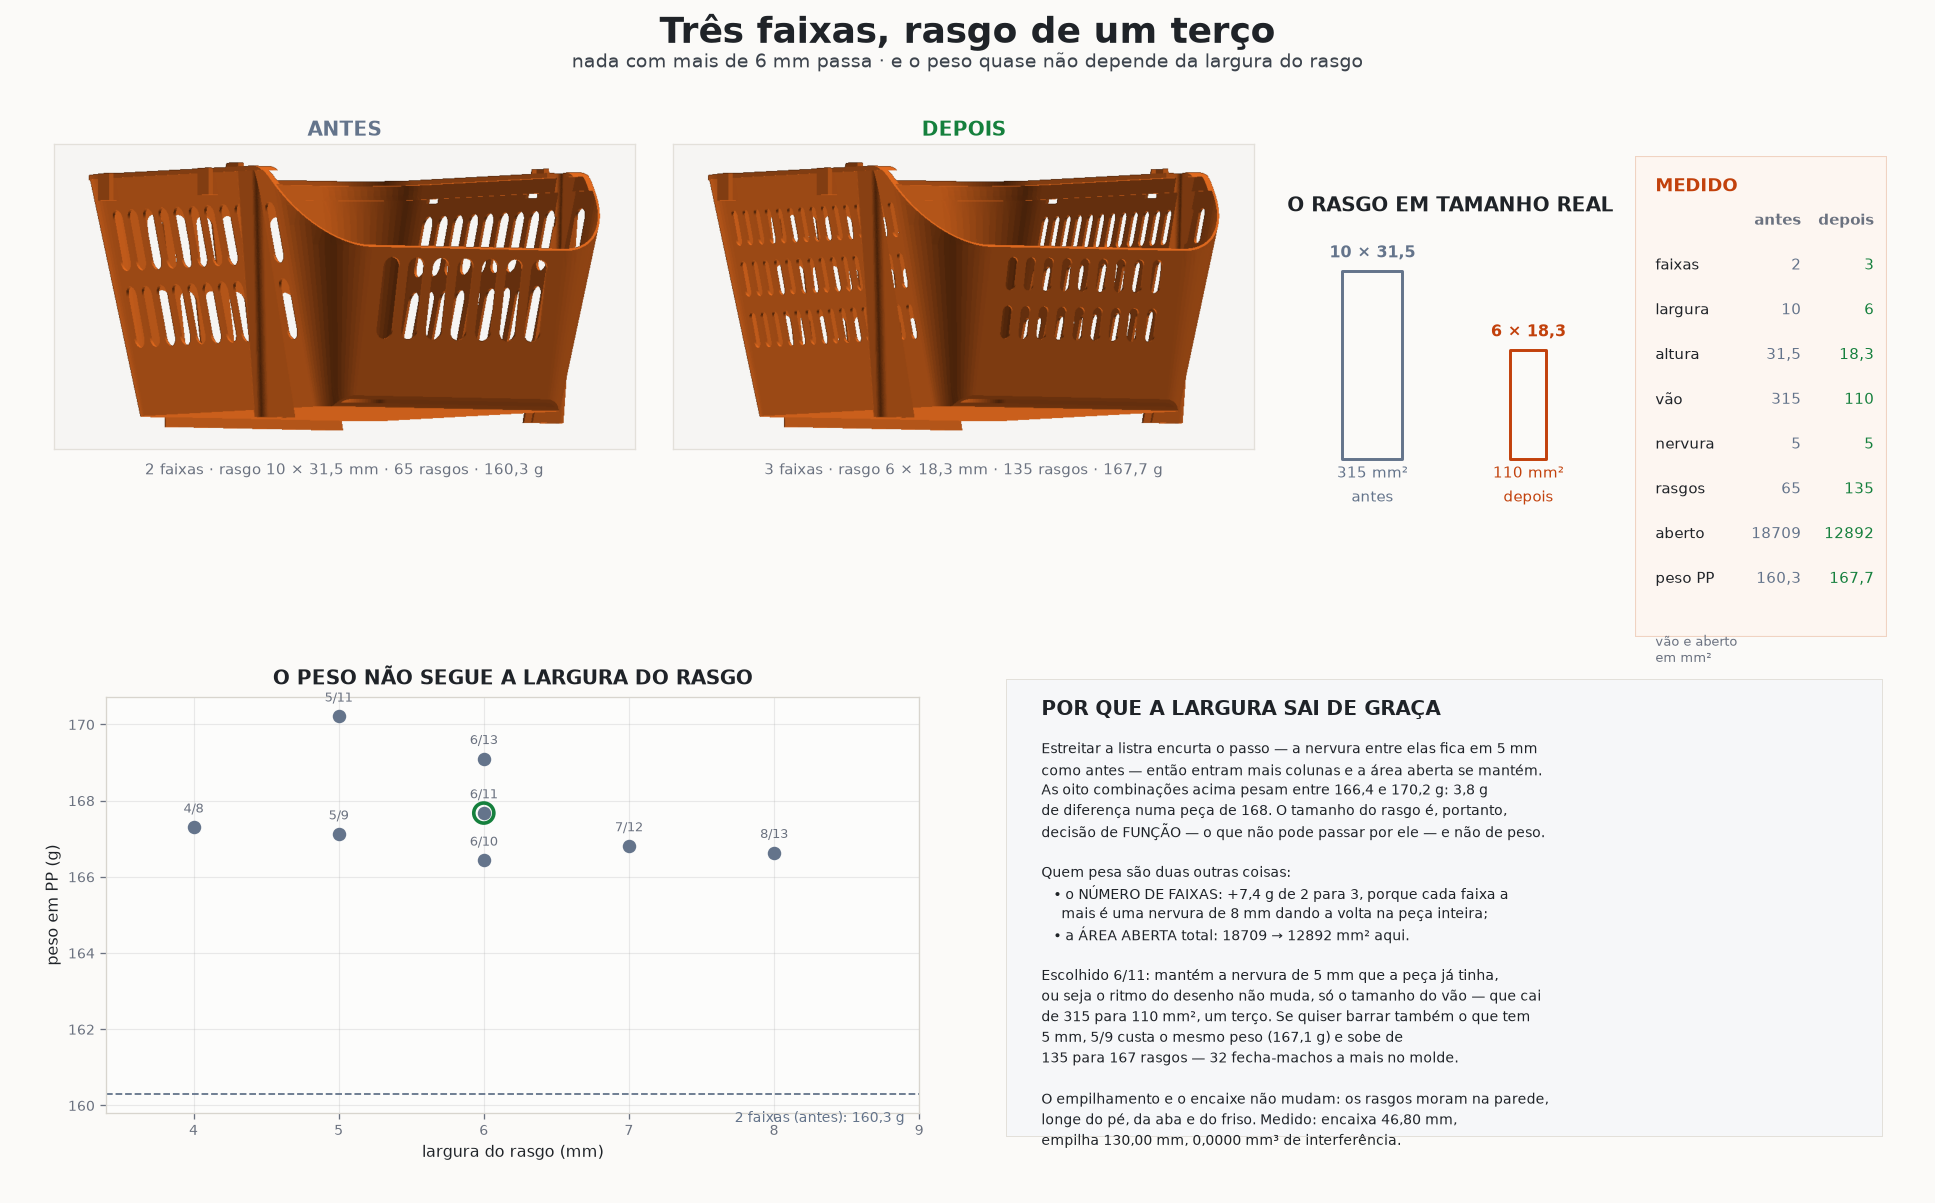

Source code (Python):
#!/usr/bin/env python3
"""Duas faixas -> TRES, e rasgo de 10 x 31,5 para 6 x 18,3 mm.

Pedido de 22/09: "os rasgos verticais, temos duas linhas, eu quero deixar com
3 linhas, ou seja os rasgos verticais ficarao menores... esse produto e para
organizar pecas pequenas, tem um perigo dos produtos sairem por esses rasgos
atuais, entao preciso diminuir a altura e largura desses buracos".

O que a varredura mostrou e que MUDOU a decisao: o peso quase nao depende da
largura do rasgo. Estreitar a listra encurta o passo e entram mais colunas,
de modo que a area aberta se mantem -- 8/13, 7/12, 6/11, 6/10 e 5/9 pesam
todas entre 166,4 e 167,7 g. Quem pesa e o NUMERO DE FAIXAS (+6,5 g de 2 para
3) e a area aberta total. Logo o tamanho do rasgo e decisao de FUNCAO, nao de
peso -- e a folha existe para mostrar isso com numero.
"""
import os
import textwrap

import matplotlib
matplotlib.use("Agg")
import matplotlib.pyplot as plt
import numpy as np
import trimesh
from build123d import export_stl
from matplotlib.patches import Rectangle

import modelo3d as M
import render

DEST = os.path.dirname(os.path.abspath(__file__))
COR = (0.93, 0.44, 0.13)
FUNDO, TINTA, GRIS = "#fbfaf8", "#1f2328", "#6b7280"
NOVO, VERDE, CINZ = "#c2410c", "#15803d", "#64748b"
VISTA = (-0.62, 1.0, 0.04)          # quina frente/lateral, camera no nivel

# (W, P, H alvo, MIN) -- a varredura, com o escolhido marcado
ANTES = (10.0, 15.0, 28.0, 12.0)
VARRE = ((8.0, 13.0, 18.0, 9.0), (7.0, 12.0, 18.0, 9.0),
         (6.0, 13.0, 18.0, 9.0), (6.0, 11.0, 18.0, 9.0),
         (6.0, 10.0, 18.0, 9.0), (5.0, 11.0, 18.0, 8.0),
         (5.0, 9.0, 18.0, 8.0), (4.0, 8.0, 18.0, 8.0))


def vg(x, casas=1, un=""):
    t = f"{x:.{casas}f}".replace(".", ",")
    return f"{t} {un}".strip()


def com(cotas, arq=None):
    """Constroi a peca com as cotas dadas e devolve as medidas."""
    guarda = (M.LIS_W, M.LIS_P, M.LIS_H, M.LIS_MIN)
    M.LIS_W, M.LIS_P, M.LIS_H, M.LIS_MIN = cotas
    try:
        fl = M.listras()
        p, n = M.cesto(aba=True)
    finally:
        M.LIS_W, M.LIS_P, M.LIS_H, M.LIS_MIN = guarda
    h = fl[0][1] - fl[0][0]
    if arq:
        export_stl(p, os.path.join(DEST, arq))
    return dict(p=p, n=n, faixas=len(fl), h=h, w=cotas[0], passo=cotas[1],
                nerv=cotas[1] - cotas[0], peso=p.volume * M.RHO,
                vao=cotas[0] * h)


def main():
    M.set_draft(12.0)
    M.VAZADO = "nenhum"
    cheio = M.cesto(aba=True)[0].volume
    M.VAZADO = "listra"
    print(f"parede cheia (referencia da area aberta): {cheio*M.RHO:.1f} g")

    d = {}
    for nome, cotas, arq in (("antes", ANTES, "rasgo-antes.stl"),
                             ("depois", (M.LIS_W, M.LIS_P, M.LIS_H, M.LIS_MIN),
                              "rasgo-depois.stl")):
        d[nome] = com(cotas, arq)
        d[nome]["aberto"] = (cheio - d[nome]["p"].volume) / M.T_PAREDE
        r = d[nome]
        print(f"{nome:7s}: {r['faixas']} faixas · rasgo {r['w']:.0f} x "
              f"{r['h']:.2f} = {r['vao']:.0f} mm2 · nervura {r['nerv']:.0f} · "
              f"{r['n']} rasgos · {r['peso']:.1f} g · aberto "
              f"{r['aberto']:.0f} mm2")
        m = trimesh.load(os.path.join(DEST, arq))
        render.salvar(render.render([(m, COR)], direcao=VISTA, largura=940),
                      os.path.join(DEST, f"rasgo-{nome}.png"))

    linhas = []
    for cotas in VARRE:
        r = com(cotas)
        r["aberto"] = (cheio - r["p"].volume) / M.T_PAREDE
        linhas.append(r)
        print(f"  varredura {cotas[0]:.0f}/{cotas[1]:.0f}: {r['n']:4d} rasgos "
              f"{r['peso']:6.1f} g  aberto {r['aberto']:6.0f} mm2")

    folha(d, linhas)


def imagem(fig, rect, arq, titulo, cor, sub):
    from PIL import Image
    ax = fig.add_axes(rect)
    ax.imshow(np.asarray(Image.open(os.path.join(DEST, arq))))
    ax.set_anchor("N")
    ax.set_xticks([]); ax.set_yticks([])
    for s in ax.spines.values():
        s.set_color("#e3e0da")
    ax.set_title(titulo, fontsize=12.5, color=cor, weight="bold", pad=5)
    ax.text(0.5, -0.035, "\n".join(textwrap.wrap(sub, 62)),
            transform=ax.transAxes, ha="center", va="top", fontsize=9.3,
            color=GRIS, linespacing=1.4)


def escala(fig, rect, d):
    """Os dois rasgos em tamanho real, um ao lado do outro."""
    ax = fig.add_axes(rect)
    for nome, cor, x0 in (("antes", CINZ, 0.0), ("depois", NOVO, 26.0)):
        r = d[nome]
        w, h = r["w"], r["h"]
        ax.add_patch(Rectangle((x0 - w / 2, 0), w, h, facecolor="none",
                               edgecolor=cor, lw=1.8,
                               joinstyle="round"))
        ax.text(x0, h + 2.2, f"{vg(w, 0)} × {vg(h)}", color=cor, fontsize=9.6,
                ha="center", weight="bold")
        ax.text(x0, -3.0, f"{r['vao']:.0f} mm²", color=cor, fontsize=9.0,
                ha="center")
        ax.text(x0, -7.0, nome, color=cor, fontsize=9.0, ha="center")
    ax.set_xlim(-12, 38); ax.set_ylim(-10, 40)
    ax.set_aspect("equal"); ax.axis("off")
    ax.set_title("O RASGO EM TAMANHO REAL", fontsize=12.5, color=TINTA,
                 weight="bold", pad=5)


def folha(d, varre):
    fig = plt.figure(figsize=(16.4, 10.2), facecolor=FUNDO)
    fig.text(0.5, 0.988, "Três faixas, rasgo de um terço",
             ha="center", va="top", fontsize=22, color=TINTA, weight="bold")
    fig.text(0.5, 0.956, "nada com mais de 6 mm passa · e o peso quase não "
             "depende da largura do rasgo",
             ha="center", va="top", fontsize=11.5, color="#3d444d")

    a, b = d["antes"], d["depois"]
    imagem(fig, [0.028, 0.505, 0.30, 0.375], "rasgo-antes.png", "ANTES", CINZ,
           f"{a['faixas']} faixas · rasgo {vg(a['w'],0)} × {vg(a['h'])} mm · "
           f"{a['n']} rasgos · {vg(a['peso'])} g")
    imagem(fig, [0.348, 0.505, 0.30, 0.375], "rasgo-depois.png", "DEPOIS",
           VERDE,
           f"{b['faixas']} faixas · rasgo {vg(b['w'],0)} × {vg(b['h'])} mm · "
           f"{b['n']} rasgos · {vg(b['peso'])} g")
    escala(fig, [0.672, 0.505, 0.155, 0.375], d)

    tb = fig.add_axes([0.845, 0.470, 0.130, 0.400]); tb.axis("off")
    tb.add_patch(Rectangle((0, 0), 1, 1, transform=tb.transAxes,
                           facecolor="#fdf6f1", edgecolor="#f0d3c2", lw=1.3))
    tb.text(0.08, 0.955, "MEDIDO", fontsize=11, color=NOVO, weight="bold",
            va="top")
    itens = [("", "antes", "depois"),
             ("faixas", f"{a['faixas']}", f"{b['faixas']}"),
             ("largura", vg(a["w"], 0), vg(b["w"], 0)),
             ("altura", vg(a["h"]), vg(b["h"])),
             ("vão", f"{a['vao']:.0f}", f"{b['vao']:.0f}"),
             ("nervura", vg(a["nerv"], 0), vg(b["nerv"], 0)),
             ("rasgos", f"{a['n']}", f"{b['n']}"),
             ("aberto", f"{a['aberto']:.0f}", f"{b['aberto']:.0f}"),
             ("peso PP", vg(a["peso"]), vg(b["peso"]))]
    y = 0.865
    for i, (k, v1, v2) in enumerate(itens):
        w = "bold" if i == 0 else "normal"
        tb.text(0.08, y, k, fontsize=9.0, color=GRIS if i == 0 else TINTA,
                va="center", weight=w)
        tb.text(0.66, y, v1, fontsize=9.0, color=GRIS if i == 0 else CINZ,
                va="center", ha="right", weight=w)
        tb.text(0.95, y, v2, fontsize=9.0, color=GRIS if i == 0 else VERDE,
                va="center", ha="right", weight=w)
        y -= 0.093
    tb.text(0.08, y - 0.02, "vão e aberto\nem mm²", fontsize=8.2, color=GRIS,
            va="top")

    # --- a varredura, em grafico: peso x largura do rasgo -------------------
    ax = fig.add_axes([0.055, 0.075, 0.42, 0.345])
    xs = [r["w"] for r in varre]
    ax.scatter(xs, [r["peso"] for r in varre], s=52, color=CINZ, zorder=3,
               label="3 faixas, vários passos")
    for r in varre:
        ax.annotate(f"{r['w']:.0f}/{r['passo']:.0f}",
                    (r["w"], r["peso"]), textcoords="offset points",
                    xytext=(0, 9), ha="center", fontsize=8.0, color=GRIS)
    ax.scatter([b["w"]], [b["peso"]], s=150, facecolor="none",
               edgecolor=VERDE, lw=2.2, zorder=4)
    ax.axhline(a["peso"], color=CINZ, ls="--", lw=1.1)
    ax.text(8.9, a["peso"] - 0.45, f"2 faixas (antes): {vg(a['peso'])} g",
            color=CINZ, fontsize=8.6, ha="right", va="top")
    ax.set_xlabel("largura do rasgo (mm)", fontsize=9.5, color=TINTA)
    ax.set_ylabel("peso em PP (g)", fontsize=9.5, color=TINTA)
    ax.set_title("O PESO NÃO SEGUE A LARGURA DO RASGO", fontsize=12.5,
                 color=TINTA, weight="bold", pad=8)
    ax.grid(alpha=0.25, lw=0.7)
    ax.set_facecolor("#fcfcfb")
    for s in ax.spines.values():
        s.set_color("#d8d5ce")
    ax.tick_params(labelsize=8.6, colors=GRIS)
    ax.set_xlim(3.4, 9.0)

    tx = fig.add_axes([0.520, 0.055, 0.453, 0.380]); tx.axis("off")
    tx.add_patch(Rectangle((0, 0), 1, 1, transform=tx.transAxes,
                           facecolor="#f6f7f9", edgecolor="#e3e0da", lw=1.2))
    tx.text(0.04, 0.955, "POR QUE A LARGURA SAI DE GRAÇA", fontsize=12,
            color=TINTA, weight="bold", va="top")
    tx.text(0.04, 0.870,
            "Estreitar a listra encurta o passo — a nervura entre elas fica "
            "em 5 mm\ncomo antes — então entram mais colunas e a área aberta "
            "se mantém.\nAs oito combinações acima pesam entre "
            f"{vg(min(r['peso'] for r in varre))} e "
            f"{vg(max(r['peso'] for r in varre), 1, 'g')}: "
            f"{vg(max(r['peso'] for r in varre) - min(r['peso'] for r in varre))} g\n"
            "de diferença numa peça de 168. O tamanho do rasgo é, portanto,\n"
            "decisão de FUNÇÃO — o que não pode passar por ele — e não de "
            "peso.\n\n"
            "Quem pesa são duas outras coisas:\n"
            f"   • o NÚMERO DE FAIXAS: +{vg(b['peso']-a['peso'])} g de 2 para "
            "3, porque cada faixa a\n"
            f"     mais é uma nervura de {M.LIS_WEB:.0f} mm dando a volta na "
            "peça inteira;\n"
            "   • a ÁREA ABERTA total: "
            f"{a['aberto']:.0f} → {b['aberto']:.0f} mm² aqui.\n\n"
            f"Escolhido {vg(b['w'],0)}/{vg(b['passo'],0)}: mantém a nervura de "
            f"{vg(b['nerv'],0)} mm que a peça já tinha,\n"
            "ou seja o ritmo do desenho não muda, só o tamanho do vão — que "
            f"cai\nde {a['vao']:.0f} para {b['vao']:.0f} mm², um terço. Se "
            "quiser barrar também o que tem\n"
            f"5 mm, 5/9 custa o mesmo peso ({vg([r for r in varre if r['w']==5 and r['passo']==9][0]['peso'], 1, 'g')}) "
            "e sobe de\n"
            f"{b['n']} para "
            f"{[r for r in varre if r['w']==5 and r['passo']==9][0]['n']} "
            "rasgos — 32 fecha-machos a mais no molde.\n\n"
            "O empilhamento e o encaixe não mudam: os rasgos moram na parede,\n"
            "longe do pé, da aba e do friso. Medido: encaixa 46,80 mm,\n"
            "empilha 130,00 mm, 0,0000 mm³ de interferência.",
            fontsize=8.5, color=TINTA, va="top", linespacing=1.48)

    fig.savefig(os.path.join(DEST, "rasgos.png"), dpi=118, facecolor=FUNDO)
    print("gerado rasgos.png")


if __name__ == "__main__":
    main()
